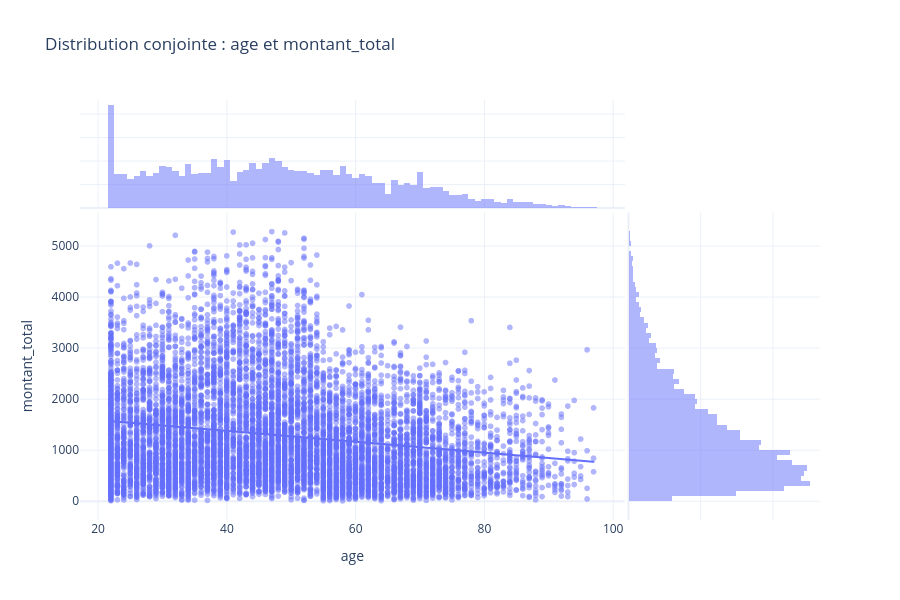

The notebook cell this image was saved under:
### Code cell
correlation_scatter_plot(df=clients, var1='age', var2='montant_total')

### Figure 1 — Plotly figure (JSON) as saved in the notebook; plotly's stock layout.template omitted (floating-point values rounded to 4 significant figures; data arrays with more than 128 entries replaced by an {"elided": "..."} marker saying what was removed)
{"data": [{"hovertemplate": "age=%{x}<br>montant_total=%{y}<extra></extra>", "legendgroup": "", "marker": {"color": "#636efa", "opacity": 0.5, "symbol": "circle"}, "mode": "markers", "name": "", "showlegend": false, "type": "scattergl", "x": {"elided": "8596 int values"}, "xaxis": "x", "y": {"elided": "8596 float values"}, "yaxis": "y"}, {"bingroup": "x", "hovertemplate": "age=%{x}<br>count=%{y}<extra></extra>", "legendgroup": "", "marker": {"color": "#636efa"}, "name": "", "opacity": 0.5, "showlegend": false, "type": "histogram", "x": {"elided": "8596 int values"}, "xaxis": "x3", "yaxis": "y3"}, {"bingroup": "y", "hovertemplate": "montant_total=%{y}<br>count=%{x}<extra></extra>", "legendgroup": "", "marker": {"color": "#636efa"}, "name": "", "opacity": 0.5, "showlegend": false, "type": "histogram", "xaxis": "x2", "y": {"elided": "8596 float values"}, "yaxis": "y2"}, {"hovertemplate": "<b>OLS trendline</b><br>montant_total = -10.6303 * age + 1803.83<br>R<sup>2</sup>=0.035181<br><br>age=%{x}<br>montant_total=%{y} <b>(trend)</b><extra></extra>", "legendgroup": "", "marker": {"color": "#636efa", "symbol": "circle"}, "mode": "lines", "name": "", "showlegend": false, "type": "scattergl", "x": {"elided": "8596 int values"}, "xaxis": "x", "y": {"elided": "8596 float values"}, "yaxis": "y"}], "layout": {"barmode": "overlay", "height": 600, "legend": {"tracegroupgap": 0}, "title": {"text": "Distribution conjointe : age et montant_total"}, "xaxis": {"anchor": "y", "domain": [0, 0.7363], "title": {"text": "age"}}, "xaxis2": {"anchor": "y2", "domain": [0.7413, 1], "matches": "x2", "showgrid": true, "showline": false, "showticklabels": false, "ticks": ""}, "xaxis3": {"anchor": "y3", "domain": [0, 0.7363], "matches": "x", "showgrid": true, "showticklabels": false}, "xaxis4": {"anchor": "y4", "domain": [0.7413, 1], "matches": "x2", "showgrid": true, "showline": false, "showticklabels": false, "ticks": ""}, "yaxis": {"anchor": "x", "domain": [0, 0.7326], "title": {"text": "montant_total"}}, "yaxis2": {"anchor": "x2", "domain": [0, 0.7326], "matches": "y", "showgrid": true, "showticklabels": false}, "yaxis3": {"anchor": "x3", "domain": [0.7426, 1], "matches": "y3", "showgrid": true, "showline": false, "showticklabels": false, "ticks": ""}, "yaxis4": {"anchor": "x4", "domain": [0.7426, 1], "matches": "y3", "showgrid": true, "showline": false, "showticklabels": false, "ticks": ""}}}
